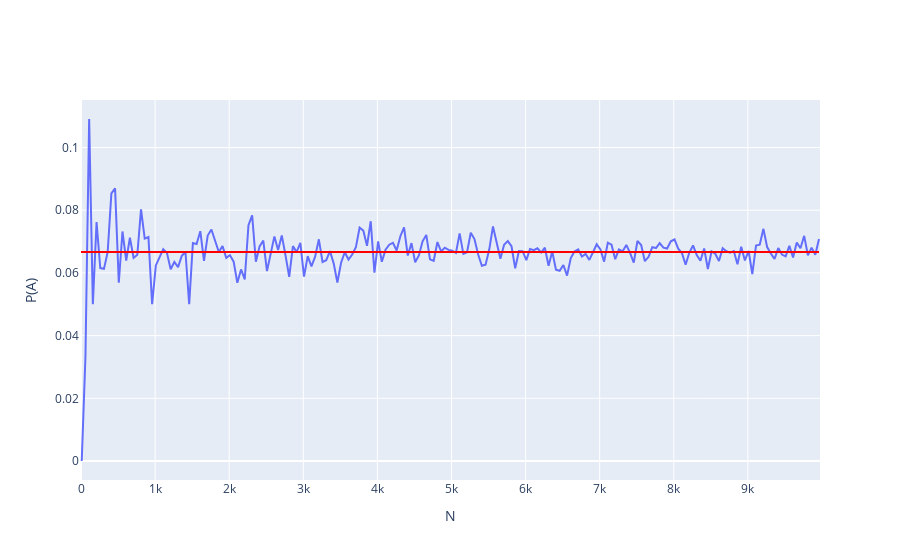

Notebook code cell kept with this figure:
### Markdown cell above
Найти вероятность того, что из 10 книг, расположенных в случайном порядке, 3 определенные книги окажутся рядом.

$P(A) = \frac{P_8 \cdot P_3}{P_{10}}$

### Code cell
import numpy as np
import scipy.special as sc
import plotly.graph_objs as go
import random
import pandas as pd

books = ["A", "B", "C"] + [f"X{i}" for i in range(1, 8)]

N_values = np.array(range(10, 10001, 50))
P_A_values = []

for N in N_values:
    N_A = 0

    for _ in range(N):
        random.shuffle(books)

        for i in range(10 - 3 + 1):
            window = books[i : i + 3]
            if set(window) == {"A", "B", "C"}:
                break
        else:
            continue

        N_A += 1

    P_A_values.append(N_A / N)

theoretical = sc.factorial(8) * sc.factorial(3) / sc.factorial(10)

fig = go.Figure([go.Scatter(x=N_values, y=P_A_values)])
fig.add_shape(
    type="line",
    x0=0,
    y0=theoretical,
    x1=N_values[-1],
    y1=theoretical,
    line=dict(color="red", width=2),
)

fig.update_layout(xaxis_title="N", yaxis_title="P(A)")
fig.show()

df = pd.DataFrame(
    {
        "Метод": ["Аналитический", "Симуляция"],
        "Вероятность": [theoretical, np.mean(P_A_values)],
    }
)

df

### Figure 1 — Plotly figure (JSON) as saved in the notebook; plotly's stock layout.template omitted (floating-point values rounded to 4 significant figures; data arrays with more than 128 entries replaced by an {"elided": "..."} marker saying what was removed)
{"data": [{"type": "scatter", "x": {"elided": "200 int values"}, "y": {"elided": "200 float values"}}], "layout": {"shapes": [{"line": {"color": "red", "width": 2}, "type": "line", "x0": 0, "x1": 9960, "y0": 0.06667, "y1": 0.06667}], "xaxis": {"title": {"text": "N"}}, "yaxis": {"title": {"text": "P(A)"}}}}
